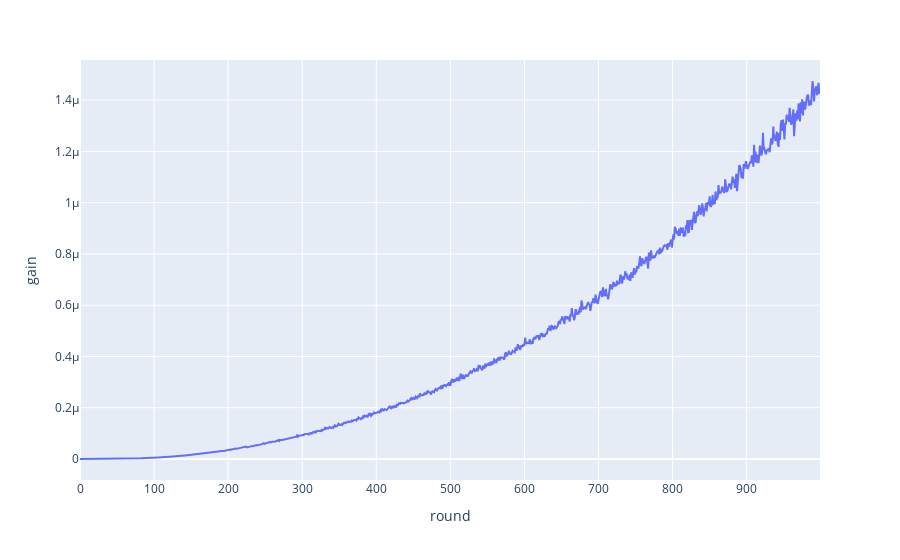

The notebook cell this image was saved under:
### Code cell
seed(SEED)

model = Thermostat()
lr = 1e-4
optimizer = t.optim.Adam(model.parameters(), lr, maximize=True)

train_hist = train(model, optimizer)

fig = px.line(
    x=list(range(len(train_hist.gains))), y=train_hist.gains
).update_layout(xaxis_title="round", yaxis_title="gain")
fig.show()
# fig.write_image("training_history_gains_plot.png")

### Figure 1 — Plotly figure (JSON) as saved in the notebook; plotly's stock layout.template omitted (floating-point values rounded to 4 significant figures; data arrays with more than 128 entries replaced by an {"elided": "..."} marker saying what was removed)
{"data": [{"hovertemplate": "x=%{x}<br>y=%{y}<extra></extra>", "legendgroup": "", "line": {"color": "#636efa", "dash": "solid"}, "marker": {"symbol": "circle"}, "mode": "lines", "name": "", "orientation": "v", "showlegend": false, "type": "scatter", "x": {"elided": "1000 int values"}, "xaxis": "x", "y": {"elided": "1000 float values"}, "yaxis": "y"}], "layout": {"legend": {"tracegroupgap": 0}, "margin": {"t": 60}, "xaxis": {"anchor": "y", "domain": [0, 1], "title": {"text": "round"}}, "yaxis": {"anchor": "x", "domain": [0, 1], "title": {"text": "gain"}}}}
